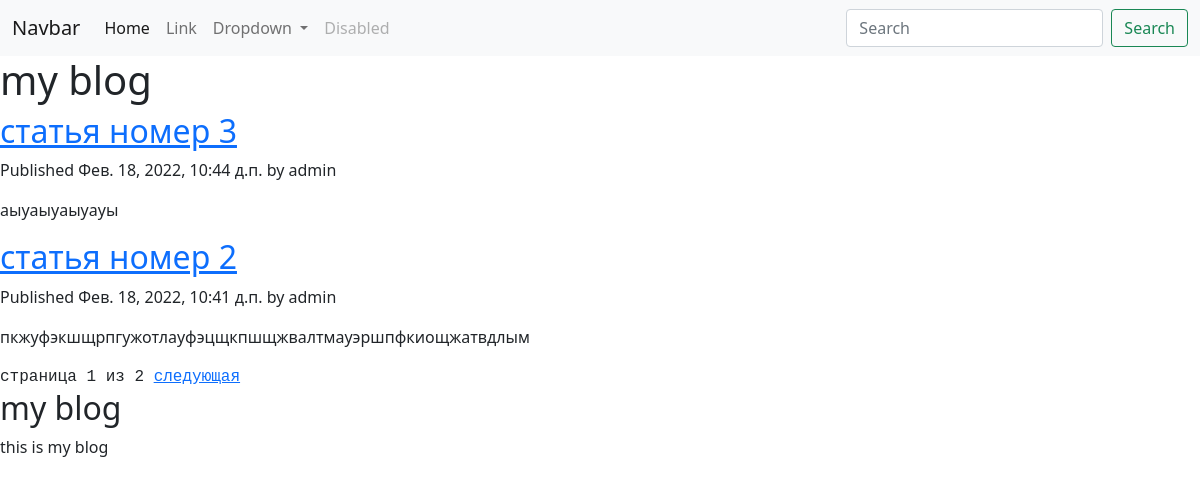
Screenshot of /blog/ with the database file from the repository.
### communications/models.py (models this page shows, shortened)
class Post(models.Model):
    Status_choices = (('draft', 'Draft'), ('published', 'published'))
    title = models.CharField(max_length=250)
    slug = models.SlugField(max_length=250,
                            unique_for_date='publish')
    author = models.ForeignKey(User, on_delete=models.CASCADE,
                               related_name='blog_posts')
    body = models.TextField()
    publish = models.DateTimeField(default=timezone.now)
    created = models.DateTimeField(auto_now_add=True)
    updated = models.DateTimeField(auto_now=True)
    status = models.CharField(max_length=10,
                              choices=Status_choices,
                              default='draft')
    def get_absolute_url(self):
        return reverse('communications:post_detail',
                       args=[self.publish.year,
                             self.publish.month,
                             self.publish.day,
                             self.slug]
                       )
    class Meta:
        ordering = ('-publish',)

### communications/views.py (the view)
# urls.py: path('', views.list_coom, name='post_list'),
def list_coom(request):
    objects_list = Post.objects.all()
    paginator = Paginator(objects_list, 2)
    page = request.GET.get('page')
    try:
        posts = paginator.page(page)
    except PageNotAnInteger:
        posts = paginator.page(1)
    except EmptyPage:
        posts = paginator.page(paginator.num_pages)
    return render(request, 'commu/list.html', {'posts': posts, 'page': page})

### communications/templates/commu/list.html (shortened to what this page needs)
{% extends 'commu/base.html' %}
{% block content %}
    <h1>my blog</h1>
    {% for post in posts %}
    <h2>
        <a href="{{ post.get_absolute_url }}">
            {{ post.title }}
        </a>
    </h2>
    <p class="date">
        Published {{ post.publish }} by {{ post.author }}
    </p>
    {{ post.body|truncatewords:30|linebreaks}}
    {% endfor %}
    {% include "commu/pagination.html" with page=posts %}
{% endblock %}

### rows the page displays
Post: title "статья номер 3", publish "Фев. 18, 2022, 10:44 д.п.", author "admin", body "аыуаыуаыуауы"
Post: title "статья номер 2", publish "Фев. 18, 2022, 10:41 д.п.", author "admin", body "пкжуфэкшщрпгужотлауфэцщкпшщжвалтмауэршпфкиощжатвдлым"

### other values shown
{{ page.number }} "1"
{{ page.paginator.num_pages }} "2"
